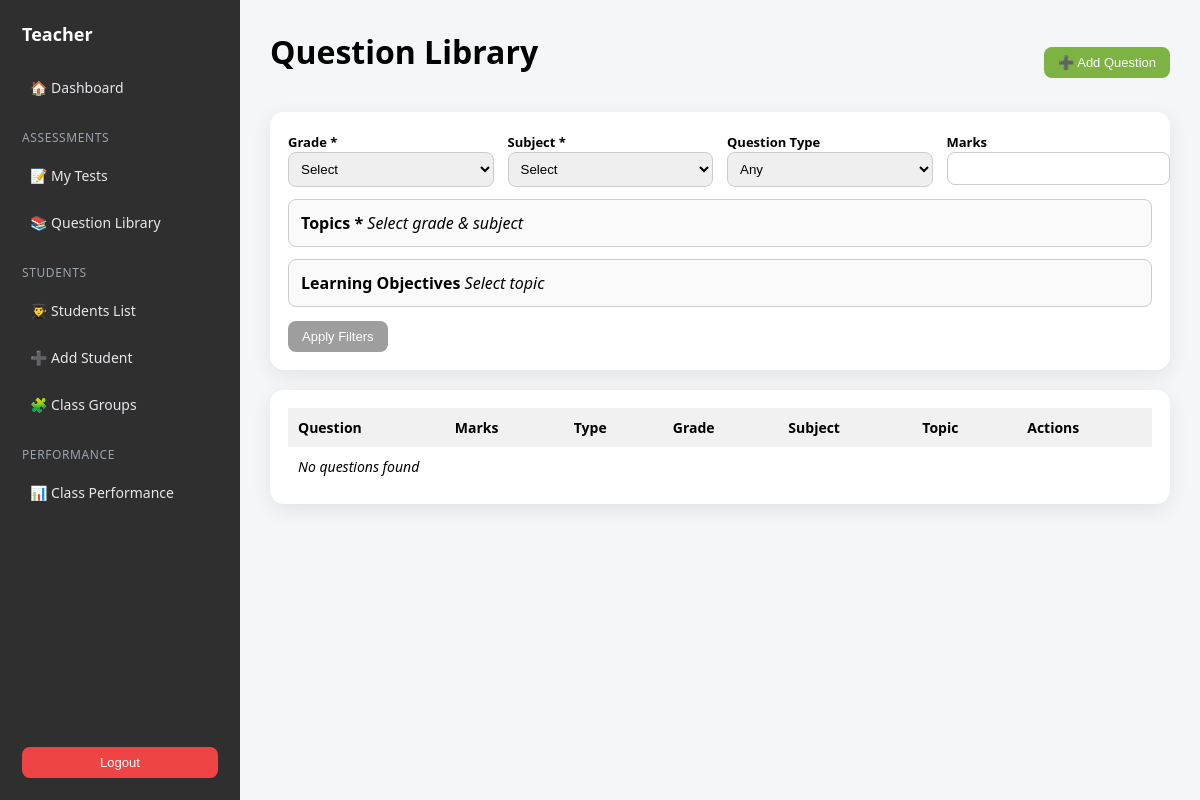
Page /questions/ (signed in) on the earlier database version.
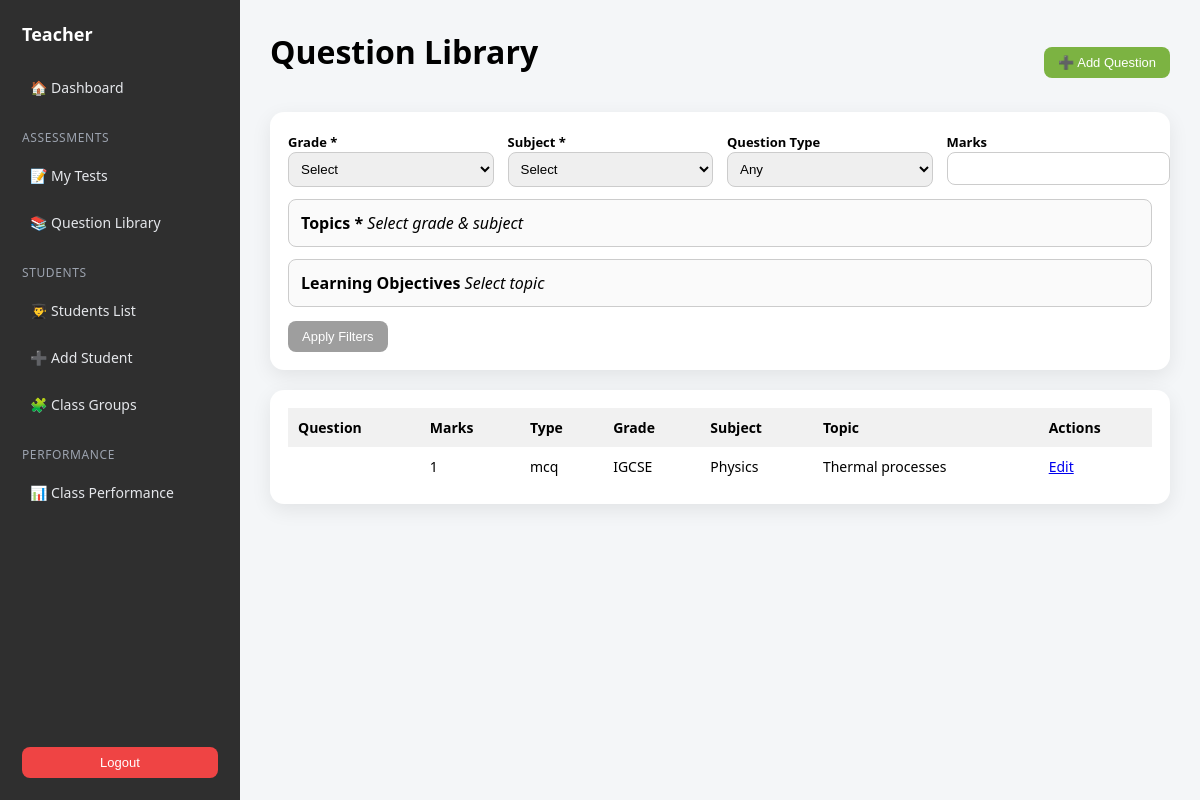
Same page on the later database version.
### core/models.py (models this page shows, shortened)
class Question(models.Model):
    QUESTION_TYPES = [
        ("mcq", "MCQ"),
        ("theory", "Theory"),
        ("structured", "Structured"),
        ("practical", "Practical"),
    ]
    grade = models.ForeignKey(Grade, on_delete=models.PROTECT)
    subject = models.ForeignKey(Subject, on_delete=models.PROTECT)
    topic = models.ForeignKey(Topic, on_delete=models.PROTECT)
    year = models.PositiveIntegerField(null=True, blank=True)
    learning_objectives = models.ManyToManyField(
        LearningObjective,
        related_name="questions"
    )
    question_text = models.TextField()
    answer_text = models.TextField(blank=True)
    marks = models.PositiveIntegerField(default=1)
    question_type = models.CharField(
        max_length=20,
        choices=QUESTION_TYPES
    )
    created_by = models.ForeignKey(
        User,
        on_delete=models.CASCADE,
        related_name="questions"
    )
    created_at = models.DateTimeField(auto_now_add=True)

class Grade(models.Model):
    name = models.CharField(max_length=50)
    class Meta:
        ordering = ["name"]
        verbose_name = "Grade"
        verbose_name_plural = "Grades"

class Subject(models.Model):
    name = models.CharField(max_length=100)
    class Meta:
        ordering = ["name"]

class Topic(models.Model):
    name = models.CharField(max_length=150)
    grade = models.ForeignKey(
        Grade,
        on_delete=models.CASCADE,
        related_name="topics"
    )
    subject = models.ForeignKey(
        Subject,
        on_delete=models.CASCADE,
        related_name="topics"
    )
    class Meta:
        unique_together = ("name", "grade", "subject")
        ordering = ["grade__name", "subject__name", "name"]

### core/views.py (the view)
# urls.py: path("questions/", views.question_library, name="question_library"),
@login_required
def question_library(request):
    qs = Question.objects.filter(
        created_by=request.user
    ).select_related("grade", "subject", "topic").prefetch_related("learning_objectives")
    grade = request.GET.get("grade")
    subject = request.GET.get("subject")
    qtype = request.GET.get("question_type")
    marks = request.GET.get("marks")
    year = request.GET.get("year")
    if grade:
        qs = qs.filter(grade_id=grade)
    if subject:
        qs = qs.filter(subject_id=subject)
    if qtype:
        qs = qs.filter(question_type=qtype)
    if marks:
        qs = qs.filter(marks=marks)
    if year:
        qs = qs.filter(year=year)
    topics = request.GET.getlist("topics[]")
    if topics:
        qs = qs.filter(topic_id__in=topics)
    los = request.GET.getlist("los[]")
    if los:
        qs = qs.filter(learning_objectives__id__in=los).distinct()
    return render(
        request,
        "teacher/question_library.html",
        {
            "questions": qs,
            "grades": Grade.objects.all(),
            "subjects": Subject.objects.all(),
            "topics": Topic.objects.all(),
        }
    )

### core/templates/teacher/question_library.html (shortened to what this page needs)
{% extends "teacher/teacher_base.html" %}
{% block content %}
{% with test_id=request.GET.import_to_test %}
{% with import_mode=test_id %}
<div class="action-bar">
  <h1>Question Library</h1>
  <div>
    <a href="{% url 'add_question' %}" target="_blank">
      <button class="btn green">➕ Add Question</button>
    </a>
  </div>
</div>
<form method="get" class="filters" id="filterForm">
  <div class="filter-grid">
    <div>
      <label>Grade *</label>
      <select id="gradeSelect" name="grade" required>
        <option value="">Select</option>
      </select>
    </div>
    <div>
      <label>Subject *</label>
      <select id="subjectSelect" name="subject" required>
        <option value="">Select</option>
      </select>
    </div>
    <div>
      <label>Question Type</label>
      <select name="question_type">
        <option value="">Any</option>
      </select>
    </div>
    <div>
      <label>Marks</label>
      <input type="number" name="marks" value="{{ request.GET.marks }}">
    </div>
  </div>
  <div class="topics" id="topicsBox">
    <strong>Topics *</strong>
    <em>Select grade & subject</em>
  </div>
  <div class="lo-box" id="loBox">
    <strong>Learning Objectives</strong>
    <em>Select topic</em>
  </div>
  <div style="margin-top:14px;">
    <button class="btn gray" type="submit">Apply Filters</button>
  </div>
</form>
<div class="table-wrap">
  <table>
    <thead>
      <tr>
        <th>Question</th>
        <th>Marks</th>
        <th>Type</th>
        <th>Grade</th>
        <th>Subject</th>
        <th>Topic</th>
        <th>Actions</th>
      </tr>
    </thead>
    <tbody>
      {% for q in questions %}
      <tr>
        <td>{{ q.question_text|striptags|truncatewords:18 }}</td>
        <td>{{ q.marks }}</td>
        <td>{{ q.question_type }}</td>
        <td>{{ q.grade.name }}</td>
        <td>{{ q.subject.name }}</td>
        <td>{{ q.topic.name }}</td>
        <td>
          <a href="{% url 'edit_question' q.id %}" target="_blank">Edit</a>
        </td>
      </tr>
      {% empty %}
      <tr>
        <td colspan="8"><em>No questions found</em></td>
      </tr>
      {% endfor %}
    </tbody>
  </table>
</div>
{% endwith %}
{% endwith %}
{% endblock %}

Differences in the rows shown:
added Question: marks "1", question_type "mcq", grade.name "IGCSE", subject.name "Physics", topic.name "Thermal processes"
Other differences:
text no longer shown: "No questions found"
